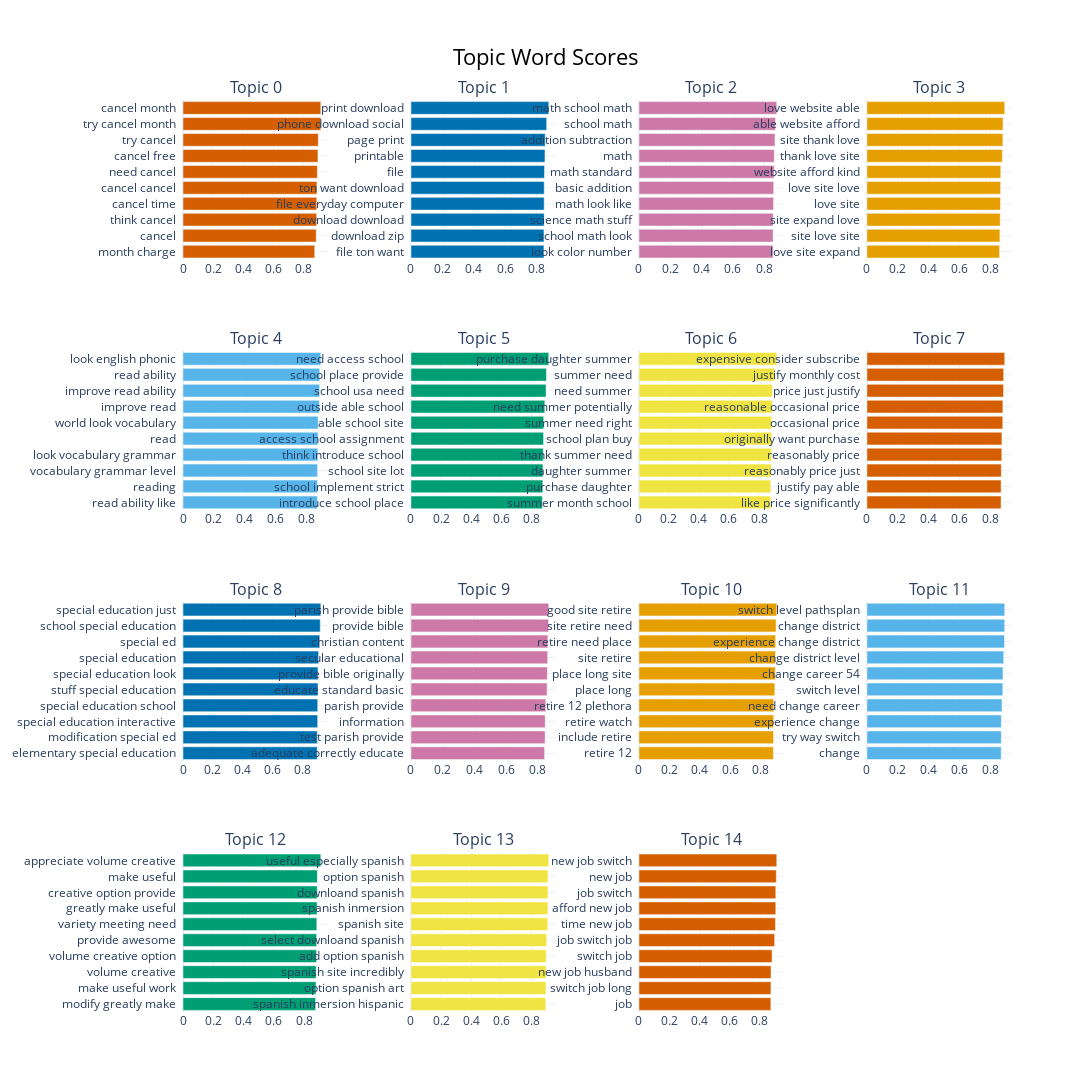

The cell this chart's notebook holds for it:
### Markdown cell above
### 2.1.3 Topic KeyWord Distribution

The charts below show the top 8 most common terms for each topic. You may look at these to gain an idea of what each topic represents.

**Make sure you scroll sideways to see all the topics**

**TIP:** Hover over each bar, and it will tell you how stronly that term belongs to that topic.

### Code cell
topic_model.visualize_barchart(
    top_n_topics=20,
    n_words=10,
    autoscale=False,
    width=400,
    height=300
)

### Figure 1 — Plotly figure (JSON) as saved in the notebook; plotly's stock layout.template omitted (floating-point values rounded to 4 significant figures)
{"data": [{"marker": {"color": "#D55E00"}, "orientation": "h", "type": "bar", "x": [0.8728, 0.8829, 0.8863, 0.8863, 0.8877, 0.8903, 0.8943, 0.8964, 0.9131, 0.9133], "xaxis": "x", "y": ["month charge  ", "cancel  ", "think cancel  ", "cancel time  ", "cancel cancel  ", "need cancel  ", "cancel free  ", "try cancel  ", "try cancel month  ", "cancel month  "], "yaxis": "y"}, {"marker": {"color": "#0072B2"}, "orientation": "h", "type": "bar", "x": [0.845, 0.8454, 0.8461, 0.8466, 0.8468, 0.8487, 0.8516, 0.8533, 0.8624, 0.8759], "xaxis": "x2", "y": ["file ton want  ", "download zip  ", "download download  ", "file everyday computer  ", "ton want download  ", "file  ", "printable  ", "page print  ", "phone download social  ", "print download  "], "yaxis": "y2"}, {"marker": {"color": "#CC79A7"}, "orientation": "h", "type": "bar", "x": [0.8562, 0.8562, 0.8568, 0.8592, 0.86, 0.8632, 0.8636, 0.8682, 0.8717, 0.8796], "xaxis": "x3", "y": ["look color number  ", "school math look  ", "science math stuff  ", "math look like  ", "basic addition  ", "math standard  ", "math  ", "addition subtraction  ", "school math  ", "math school math  "], "yaxis": "y3"}, {"marker": {"color": "#E69F00"}, "orientation": "h", "type": "bar", "x": [0.8608, 0.8626, 0.8652, 0.8665, 0.8674, 0.8684, 0.8788, 0.8821, 0.8833, 0.8941], "xaxis": "x4", "y": ["love site expand  ", "site love site  ", "site expand love  ", "love site  ", "love site love  ", "website afford kind  ", "thank love site  ", "site thank love  ", "able website afford  ", "love website able  "], "yaxis": "y4"}, {"marker": {"color": "#56B4E9"}, "orientation": "h", "type": "bar", "x": [0.8676, 0.8679, 0.8688, 0.8707, 0.8715, 0.8725, 0.8797, 0.8817, 0.8823, 0.8896], "xaxis": "x5", "y": ["read ability like  ", "reading  ", "vocabulary grammar level  ", "look vocabulary grammar  ", "read  ", "world look vocabulary  ", "improve read  ", "improve read ability  ", "read ability  ", "look english phonic  "], "yaxis": "y5"}, {"marker": {"color": "#009E73"}, "orientation": "h", "type": "bar", "x": [0.8741, 0.8773, 0.8779, 0.88, 0.882, 0.8829, 0.8904, 0.8987, 0.9012, 0.9168], "xaxis": "x6", "y": ["introduce school place  ", "school implement strict  ", "school site lot  ", "think introduce school  ", "access school assignment  ", "able school site  ", "outside able school  ", "school usa need  ", "school place provide  ", "need access school  "], "yaxis": "y6"}, {"marker": {"color": "#F0E442"}, "orientation": "h", "type": "bar", "x": [0.8783, 0.8788, 0.8814, 0.8838, 0.8851, 0.8854, 0.8886, 0.8897, 0.905, 0.9184], "xaxis": "x7", "y": ["summer month school  ", "purchase daughter  ", "daughter summer  ", "thank summer need  ", "school plan buy  ", "summer need right  ", "need summer potentially  ", "need summer  ", "summer need  ", "purchase daughter summer  "], "yaxis": "y7"}, {"marker": {"color": "#D55E00"}, "orientation": "h", "type": "bar", "x": [0.8711, 0.8713, 0.8726, 0.876, 0.8765, 0.8821, 0.8828, 0.8871, 0.888, 0.8949], "xaxis": "x8", "y": ["like price significantly  ", "justify pay able  ", "reasonably price just  ", "reasonably price  ", "originally want purchase  ", "occasional price  ", "reasonable occasional price  ", "price just justify  ", "justify monthly cost  ", "expensive consider subscribe  "], "yaxis": "y8"}, {"marker": {"color": "#0072B2"}, "orientation": "h", "type": "bar", "x": [0.9, 0.9011, 0.9033, 0.9037, 0.9055, 0.9055, 0.9097, 0.9174, 0.9207, 0.9244], "xaxis": "x9", "y": ["elementary special education  ", "modification special ed  ", "special education interactive  ", "special education school  ", "stuff special education  ", "special education look  ", "special education  ", "special ed  ", "school special education  ", "special education just  "], "yaxis": "y9"}, {"marker": {"color": "#CC79A7"}, "orientation": "h", "type": "bar", "x": [0.8425, 0.8456, 0.8462, 0.8498, 0.858, 0.8594, 0.8617, 0.8627, 0.8675, 0.8687], "xaxis": "x10", "y": ["adequate correctly educate  ", "test parish provide  ", "information  ", "parish provide  ", "educate standard basic  ", "provide bible originally  ", "secular educational  ", "christian content  ", "provide bible  ", "parish provide bible  "], "yaxis": "y10"}, {"marker": {"color": "#E69F00"}, "orientation": "h", "type": "bar", "x": [0.8823, 0.8834, 0.8839, 0.8846, 0.8917, 0.8949, 0.8959, 0.8971, 0.9001, 0.9045], "xaxis": "x11", "y": ["retire 12  ", "include retire  ", "retire watch  ", "retire 12 plethora  ", "place long  ", "place long site  ", "site retire  ", "retire need place  ", "site retire need  ", "good site retire  "], "yaxis": "y11"}, {"marker": {"color": "#56B4E9"}, "orientation": "h", "type": "bar", "x": [0.872, 0.8725, 0.8726, 0.877, 0.8823, 0.8833, 0.8881, 0.8933, 0.8944, 0.8948], "xaxis": "x12", "y": ["change  ", "try way switch  ", "experience change  ", "need change career  ", "switch level  ", "change career 54  ", "change district level  ", "experience change district  ", "change district  ", "switch level pathsplan  "], "yaxis": "y12"}, {"marker": {"color": "#009E73"}, "orientation": "h", "type": "bar", "x": [0.8764, 0.8793, 0.8799, 0.8829, 0.8832, 0.8844, 0.886, 0.8871, 0.8878, 0.9108], "xaxis": "x13", "y": ["modify greatly make  ", "make useful work  ", "volume creative  ", "volume creative option  ", "provide awesome  ", "variety meeting need  ", "greatly make useful  ", "creative option provide  ", "make useful  ", "appreciate volume creative  "], "yaxis": "y13"}, {"marker": {"color": "#F0E442"}, "orientation": "h", "type": "bar", "x": [0.896, 0.8974, 0.8983, 0.8992, 0.9019, 0.9095, 0.9097, 0.9103, 0.9105, 0.9158], "xaxis": "x14", "y": ["spanish inmersion hispanic  ", "option spanish art  ", "spanish site incredibly  ", "add option spanish  ", "select downloand spanish  ", "spanish site  ", "spanish inmersion  ", "downloand spanish  ", "option spanish  ", "useful especially spanish  "], "yaxis": "y14"}, {"marker": {"color": "#D55E00"}, "orientation": "h", "type": "bar", "x": [0.8719, 0.8723, 0.8732, 0.8799, 0.8969, 0.9021, 0.9044, 0.9045, 0.908, 0.9109], "xaxis": "x15", "y": ["job  ", "switch job long  ", "new job husband  ", "switch job  ", "job switch job  ", "time new job  ", "afford new job  ", "job switch  ", "new job  ", "new job switch  "], "yaxis": "y15"}], "layout": {"annotations": [{"font": {"size": 16}, "showarrow": false, "text": "Topic 0", "x": 0.0875, "xanchor": "center", "xref": "paper", "y": 1, "yanchor": "bottom", "yref": "paper"}, {"font": {"size": 16}, "showarrow": false, "text": "Topic 1", "x": 0.3625, "xanchor": "center", "xref": "paper", "y": 1, "yanchor": "bottom", "yref": "paper"}, {"font": {"size": 16}, "showarrow": false, "text": "Topic 2", "x": 0.6375, "xanchor": "center", "xref": "paper", "y": 1, "yanchor": "bottom", "yref": "paper"}, {"font": {"size": 16}, "showarrow": false, "text": "Topic 3", "x": 0.9125, "xanchor": "center", "xref": "paper", "y": 1, "yanchor": "bottom", "yref": "paper"}, {"font": {"size": 16}, "showarrow": false, "text": "Topic 4", "x": 0.0875, "xanchor": "center", "xref": "paper", "y": 0.725, "yanchor": "bottom", "yref": "paper"}, {"font": {"size": 16}, "showarrow": false, "text": "Topic 5", "x": 0.3625, "xanchor": "center", "xref": "paper", "y": 0.725, "yanchor": "bottom", "yref": "paper"}, {"font": {"size": 16}, "showarrow": false, "text": "Topic 6", "x": 0.6375, "xanchor": "center", "xref": "paper", "y": 0.725, "yanchor": "bottom", "yref": "paper"}, {"font": {"size": 16}, "showarrow": false, "text": "Topic 7", "x": 0.9125, "xanchor": "center", "xref": "paper", "y": 0.725, "yanchor": "bottom", "yref": "paper"}, {"font": {"size": 16}, "showarrow": false, "text": "Topic 8", "x": 0.0875, "xanchor": "center", "xref": "paper", "y": 0.45, "yanchor": "bottom", "yref": "paper"}, {"font": {"size": 16}, "showarrow": false, "text": "Topic 9", "x": 0.3625, "xanchor": "center", "xref": "paper", "y": 0.45, "yanchor": "bottom", "yref": "paper"}, {"font": {"size": 16}, "showarrow": false, "text": "Topic 10", "x": 0.6375, "xanchor": "center", "xref": "paper", "y": 0.45, "yanchor": "bottom", "yref": "paper"}, {"font": {"size": 16}, "showarrow": false, "text": "Topic 11", "x": 0.9125, "xanchor": "center", "xref": "paper", "y": 0.45, "yanchor": "bottom", "yref": "paper"}, {"font": {"size": 16}, "showarrow": false, "text": "Topic 12", "x": 0.0875, "xanchor": "center", "xref": "paper", "y": 0.175, "yanchor": "bottom", "yref": "paper"}, {"font": {"size": 16}, "showarrow": false, "text": "Topic 13", "x": 0.3625, "xanchor": "center", "xref": "paper", "y": 0.175, "yanchor": "bottom", "yref": "paper"}, {"font": {"size": 16}, "showarrow": false, "text": "Topic 14", "x": 0.6375, "xanchor": "center", "xref": "paper", "y": 0.175, "yanchor": "bottom", "yref": "paper"}], "height": 1200, "hoverlabel": {"bgcolor": "white", "font": {"family": "Rockwell", "size": 16}}, "showlegend": false, "title": {"font": {"color": "Black", "size": 22}, "text": "Topic Word Scores", "x": 0.5, "xanchor": "center", "yanchor": "top"}, "width": 1600, "xaxis": {"anchor": "y", "domain": [0, 0.175], "showgrid": true}, "xaxis10": {"anchor": "y10", "domain": [0.275, 0.45], "showgrid": true}, "xaxis11": {"anchor": "y11", "domain": [0.55, 0.725], "showgrid": true}, "xaxis12": {"anchor": "y12", "domain": [0.825, 1], "showgrid": true}, "xaxis13": {"anchor": "y13", "domain": [0, 0.175], "showgrid": true}, "xaxis14": {"anchor": "y14", "domain": [0.275, 0.45], "showgrid": true}, "xaxis15": {"anchor": "y15", "domain": [0.55, 0.725], "showgrid": true}, "xaxis16": {"anchor": "y16", "domain": [0.825, 1], "showgrid": true}, "xaxis2": {"anchor": "y2", "domain": [0.275, 0.45], "showgrid": true}, "xaxis3": {"anchor": "y3", "domain": [0.55, 0.725], "showgrid": true}, "xaxis4": {"anchor": "y4", "domain": [0.825, 1], "showgrid": true}, "xaxis5": {"anchor": "y5", "domain": [0, 0.175], "showgrid": true}, "xaxis6": {"anchor": "y6", "domain": [0.275, 0.45], "showgrid": true}, "xaxis7": {"anchor": "y7", "domain": [0.55, 0.725], "showgrid": true}, "xaxis8": {"anchor": "y8", "domain": [0.825, 1], "showgrid": true}, "xaxis9": {"anchor": "y9", "domain": [0, 0.175], "showgrid": true}, "yaxis": {"anchor": "x", "domain": [0.825, 1], "showgrid": true}, "yaxis10": {"anchor": "x10", "domain": [0.275, 0.45], "showgrid": true}, "yaxis11": {"anchor": "x11", "domain": [0.275, 0.45], "showgrid": true}, "yaxis12": {"anchor": "x12", "domain": [0.275, 0.45], "showgrid": true}, "yaxis13": {"anchor": "x13", "domain": [0, 0.175], "showgrid": true}, "yaxis14": {"anchor": "x14", "domain": [0, 0.175], "showgrid": true}, "yaxis15": {"anchor": "x15", "domain": [0, 0.175], "showgrid": true}, "yaxis16": {"anchor": "x16", "domain": [0, 0.175], "showgrid": true}, "yaxis2": {"anchor": "x2", "domain": [0.825, 1], "showgrid": true}, "yaxis3": {"anchor": "x3", "domain": [0.825, 1], "showgrid": true}, "yaxis4": {"anchor": "x4", "domain": [0.825, 1], "showgrid": true}, "yaxis5": {"anchor": "x5", "domain": [0.55, 0.725], "showgrid": true}, "yaxis6": {"anchor": "x6", "domain": [0.55, 0.725], "showgrid": true}, "yaxis7": {"anchor": "x7", "domain": [0.55, 0.725], "showgrid": true}, "yaxis8": {"anchor": "x8", "domain": [0.55, 0.725], "showgrid": true}, "yaxis9": {"anchor": "x9", "domain": [0.275, 0.45], "showgrid": true}}}
